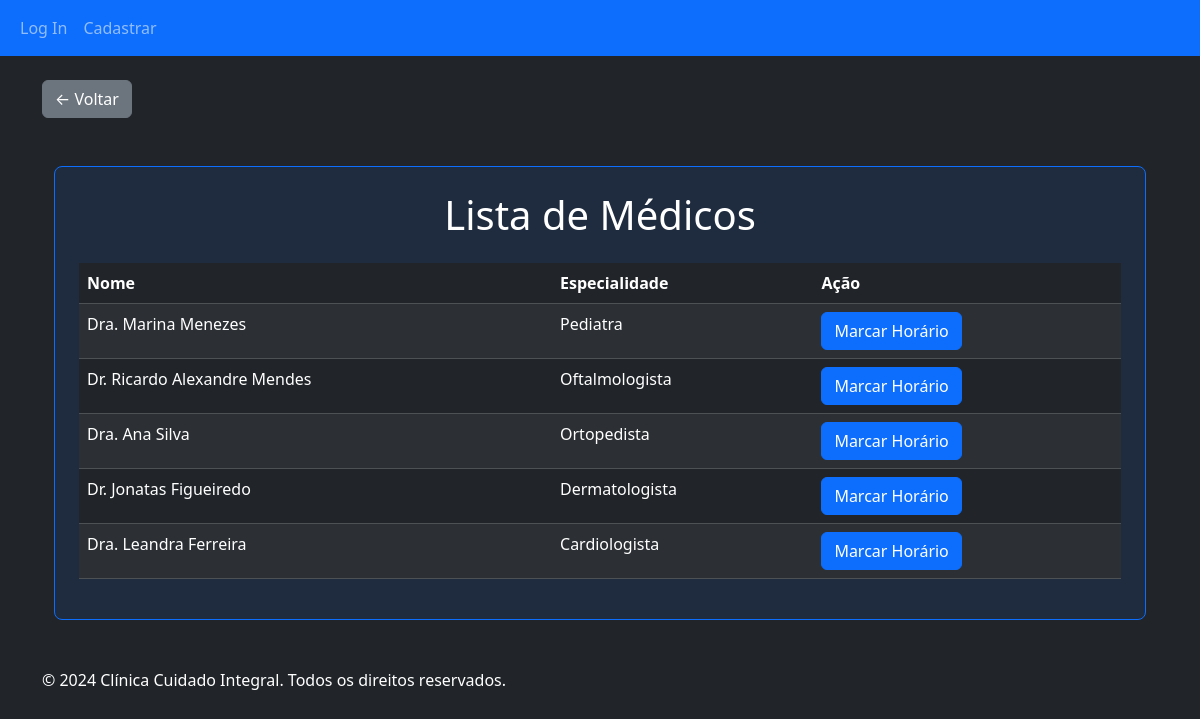
The app's page /medicos with its own data.
### projeto_clinica/models.py (models this page shows, shortened)
class Medico(db.Model):
    __tablename__ = 'medicos'
    id = db.Column(db.Integer, primary_key=True)
    nome = db.Column(db.String(64), nullable=False)
    especialidade = db.Column(db.String(64))
    horarios = db.Column(db.String(128))
    email = db.Column(db.String(120), nullable = True)
    paciente_id = db.Column(db.Integer, db.ForeignKey('pacientes.id'), unique=True)
    paciente = db.relationship("Paciente", back_populates="medico", lazy=True)
    consultas = db.relationship("Consulta", back_populates="medico", lazy=True)

### projeto_clinica/usuarios/views.py (the view)
@usuarios.route('/medicos')
def acessar_medicos():
    medicos = Medico.query.all()  # Obtém todos os médicos do banco de dados
    return render_template('medicos.html', medicos=medicos)

### projeto_clinica/templates/medicos.html (shortened to what this page needs)
{% extends 'base.html' %}
{% block content %}
<br>
<a href="{{ url_for('core.index') }}" class="btn btn-secondary">← Voltar</a>
<div class="container my-5">
    <div class="bg-primary bg-opacity-10 border border-primary rounded-3 p-4">
        <h1 class="text-center">Lista de Médicos</h1>
        <table class="table table-dark table-striped mt-4">
            <thead>
                <tr>
                    <th>Nome</th>
                    <th>Especialidade</th>
                    <th>Ação</th>
                </tr>
            </thead>
            <tbody>
                {% for medico in medicos %}
                <tr>
                    <td>{{ medico.nome }}</td>
                    <td>{{ medico.especialidade }}</td>
                    <td>
                        <a href="{{ url_for('users.agendar_consulta', medico_id=medico.id) }}">
                            <button class="btn btn-primary">Marcar Horário</button>
                        </a>
                    </td>
                </tr>
                {% endfor %}
            </tbody>
        </table>
    </div>
</div>
{% endblock %}

### projeto_clinica/templates/base.html (shortened to what this page needs)
<!DOCTYPE html>
<html lang="en">
<head>
    <link href="https://cdn.jsdelivr.net/npm/bootstrap@5.3.3/dist/css/bootstrap.min.css" rel="stylesheet">
</head>
<body class="bg-dark text-white">
    <nav class="navbar navbar-expand-lg navbar-dark bg-primary">
        <div class="container-fluid">
            <ul class="navbar-nav">
                {% if current_user.is_authenticated %}
                <li class="nav-item">
                    <a class="nav-link" href="{{ url_for('core.index') }}">Página Principal</a>
                </li>
                <li class="nav-item">
                    <a class="nav-link" href="{{ url_for('core.info') }}">Informações</a>
                </li>
                <li class="nav-item">
                    <a class="nav-link" href="{{ url_for('users.logout') }}">Log Out</a>
                </li>
                <li class="nav-item">
                    <a class="nav-link" href="{{ url_for('users.pagina_usuario') }}">Conta</a>
                </li>
                <li class="nav-item">
                    <a class="nav-link" href="{{ url_for('graficos.graphics_page') }}">Gráficos</a>
                </li>
                {% else %}
                <li class="nav-item">
                    <a class="nav-link" href="{{ url_for('users.login') }}">Log In</a>
                </li>
                <li class="nav-item">
                    <a class="nav-link" href="{{ url_for('users.cadastro') }}">Cadastrar</a>
                </li>
                {% endif %}
            </ul>
        </div>
    </nav>
    <div class="container">
        {% block content %}
        {% endblock %}
        <footer>
            <p>&copy; 2024 Clínica Cuidado Integral. Todos os direitos reservados.</p>
        </footer>
    </div>
</body>
</html>

### records on screen
Medico: nome "Dra. Marina Menezes", especialidade "Pediatra"
Medico: nome "Dr. Ricardo Alexandre Mendes", especialidade "Oftalmologista"
Medico: nome "Dra. Ana Silva", especialidade "Ortopedista"
Medico: nome "Dr. Jonatas Figueiredo", especialidade "Dermatologista"
Medico: nome "Dra. Leandra Ferreira", especialidade "Cardiologista"
